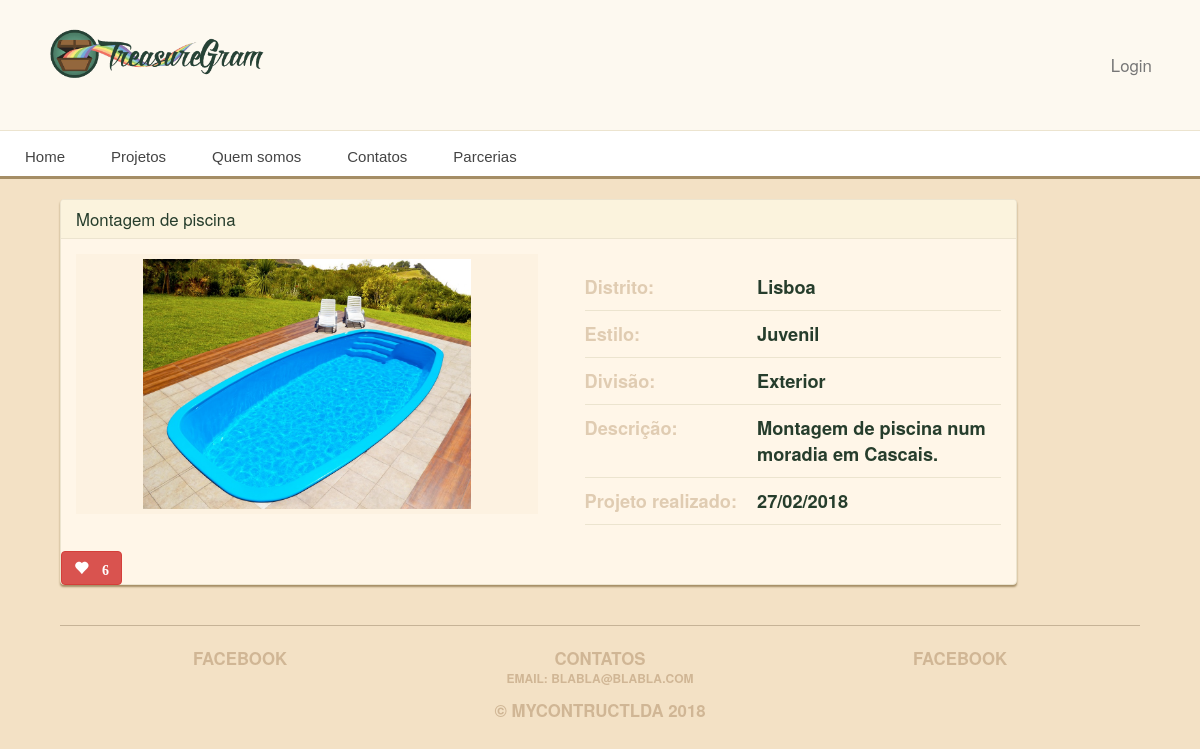
/projetos/detalhes/montagem-de-piscina/, run on an earlier commit of the app's database.
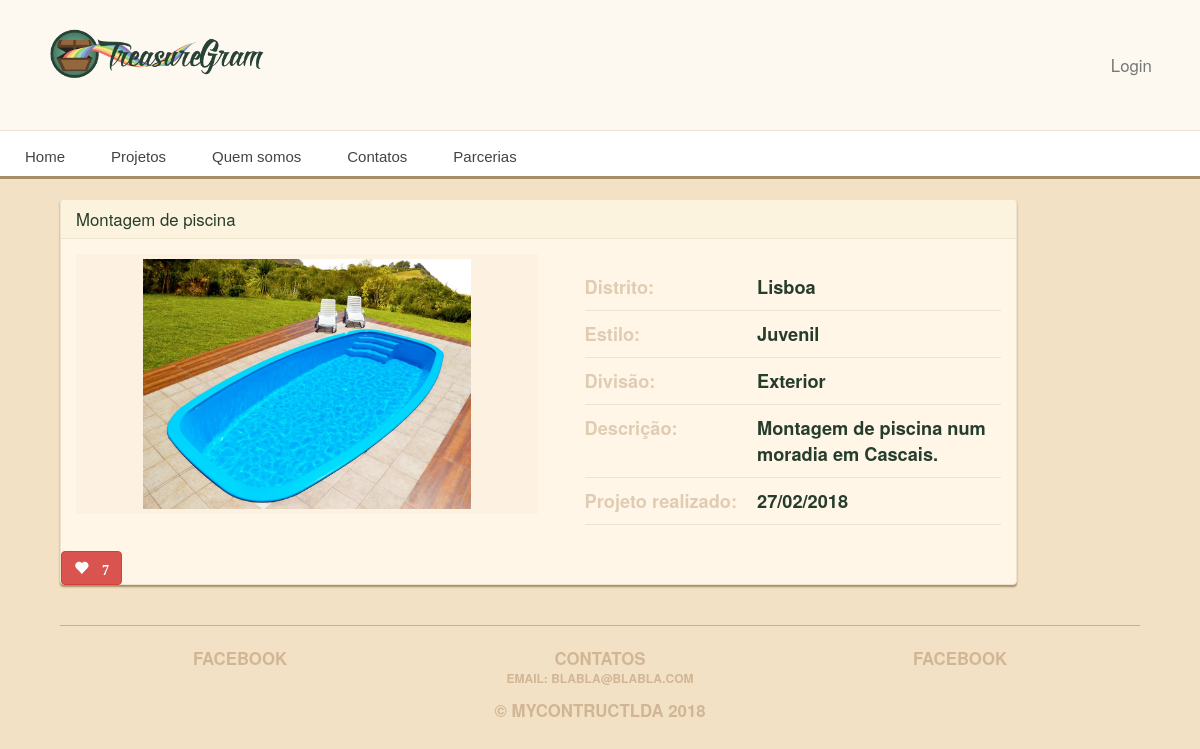
And on a later commit of the database.
### main_app/models.py (models this page shows, shortened)
class Projetos(models.Model):
    data_registo = models.CharField(max_length=100)
    distrito = models.CharField(max_length=100)
    titulo = models.CharField(max_length=100)
    descricao = models.CharField(max_length=250)
    divisao = models.ForeignKey('Divisao', on_delete=models.CASCADE)
    estilo = models.ForeignKey('Estilo', on_delete=models.CASCADE)
    imagem = models.ImageField(upload_to='treasure_images', default='media/default.png')
    likes = models.IntegerField(default=0)
    slug = models.SlugField(max_length=100, blank=True)
    categoria = models.ForeignKey('Categoria', on_delete=models.CASCADE)
    created_at = models.DateTimeField(auto_now_add=True)
    tags = models.CharField(max_length=250)

class Estilo(models.Model):
    estilo = models.CharField(max_length=100)
    slug = models.SlugField(max_length=100, blank=True)
    def __str__(self):
        return self.estilo

class Divisao(models.Model):
    divisao = models.CharField(max_length=100)
    def __str__(self):
        return self.divisao

### main_app/views.py (the view)
# urls.py: url(r'^projetos/detalhes/(?P<slug>[-\w]+)/$', views.detail, name = 'detail'),
def detail(request, slug):
    projeto = Projetos.objects.get(slug=slug)
    return render(request, 'detail.html', {'projeto': projeto})

### main_app/templates/detail.html
{% extends 'base.html' %}
{% load staticfiles %}
{% block content %}
<div class="row">
  <div class="treasure panel panel-default">
    <div class="panel-heading">
          <h3 class="panel-title">{{ projeto.titulo }}</h3>
        </div>
    <div class="panel-body">
      <div class="treasure-photo-detail">
        <img src="{{ projeto.imagem.url }}" height="250px">
      </div>
      <table class="treasure-table">
        <tr>
          <th>
            Distrito:
          </th>
          <td>{{ projeto.distrito }}</td>
        </tr>
        <tr>
          <th>
            Estilo:
          </th>
          <td>{{ projeto.estilo }}</td>
        </tr>
        <tr>
          <th>
            Divisão:
          </th>
          <td>{{ projeto.divisao }}</td>
        </tr>
         <tr>
          <th>
            Descrição:
          </th>
          <td>{{ projeto.descricao }}</td>
        </tr>
                <tr>
          <th>
            Projeto realizado:
          </th>
          <td>{{ projeto.data_registo }}</td>
        </tr>
      </table>
    </div>
      <button id ="likes" data-id="{{projeto.id}}" class="btn btn-mini btn-danger glyphicon glyphicon-heart" type="button">
            {% if projeto.likes > 0 %} {{ projeto.likes }} {% endif %}
      </button>
  </div>
</div>
{% endblock %}

What changed in the data, as far as the page shows it:
changed Projetos "Lisboa": likes "6" → "7"
